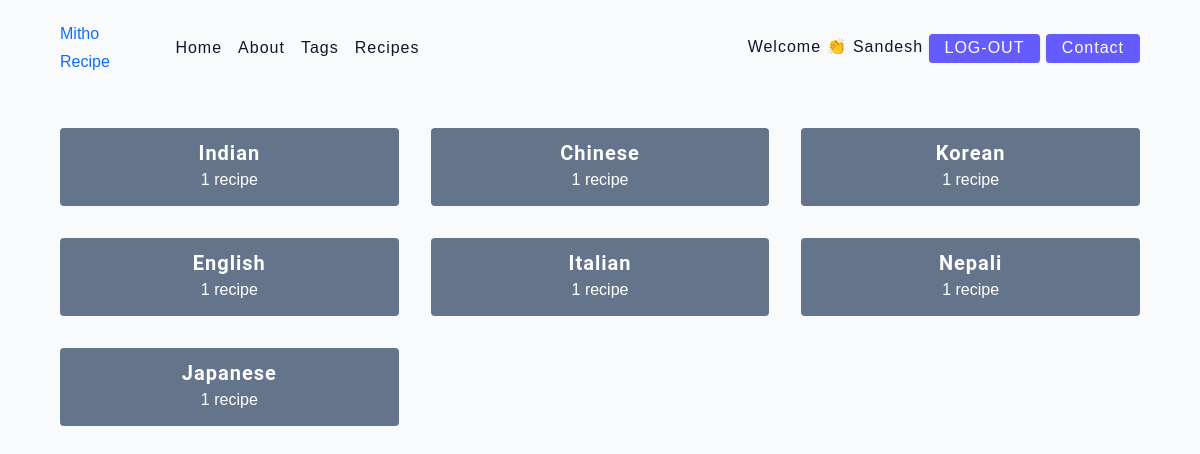
The app's page /tags (signed in) with its own data.
### back/models/category.py (models this page shows, shortened)
class Category(models.Model):
    name = models.CharField(max_length=20)

### back/views.py (the view)
# urls.py: path('tags', views.tags),
def tags(request):
    category = Category.objects.all()
    context = {
        'cat': category,
    }
    return render(request, 'tags.html', context)

### back/templates/tags.html (shortened to what this page needs)
{%extends 'header.html'%}
{% block content %}
  <body>
    <main class="page">
         <section class="tags-wrapper">
          {% for c in cat %}
              <a href="template/{{c.id}}" class="tag">
                <h5>{{ c.name }}</h5>
                <p>1 recipe</p>
              </a>
             {% endfor %}
           </section>
    </main>
  </body>
{% endblock %}

### back/static/main.css (style rules this page uses)
html { font-size: 100%; }
:root { --primary-100: #e2e0ff; --primary-200: #c1beff; --primary-300: #a29dff; --primary-400: #837dff; --primary-500: #645cff; --primary-600: #504acc; --primary-700: #3c3799; --primary-800: #282566; --primary-900: #141233; --grey-50: #f8fafc; --grey-100: #f1f5f9; --grey-200: #e2e8f0; --grey-300: #cbd5e1; --grey-400: #94a3b8; --grey-500: #64748b; --grey-600: #475569; --grey-700: #334155; --grey-800: #1e293b; --grey-900: #0f172a; --black: #222; --white: #fff; --red-light: #f8d7da; --red-dark: #842029; --green-light: #d1e7dd; --green-dark: #0f5132; --headingFont: 'Roboto', sans-serif; --bodyFont: 'Nunito', sans-serif; --smallText: 0.7em; --backgroundColor: var(--grey-50); --textColor: var(--grey-900); --borderRadius: 0.25rem; --letterSpacing: 1px; --transition: 0.3s ease-in-out all; --max-width: 1120px; --fixed-width: 600px; --shadow-1: 0 1px 3px 0 rgba(0, 0, 0, 0.1), 0 1px 2px 0 rgba(0, 0, 0, 0.06); --shadow-2: 0 4px 6px -1px rgba(0, 0, 0, 0.1), 0 2px 4px -1px rgba(0, 0, 0, 0.06); --shadow-3: 0 10px 15px -3px rgba(0, 0, 0, 0.1), 0 4px 6px -2px rgba(0, 0, 0, 0.05); --shadow-4: 0 20px 25px -5px rgba(0, 0, 0, 0.1), 0 10px 10px -5px rgba(0, 0, 0, 0.04); }
body { background: var(--backgroundColor); font-family: var(--bodyFont); font-weight: 400; line-height: 1.75; color: var(--textColor); }
p { margin-top: 0; margin-bottom: 1.5rem; max-width: 40em; }
h1, h2, h3, h4, h5 { margin: 0; margin-bottom: 1.38rem; font-family: var(--headingFont); font-weight: 400; line-height: 1.3; text-transform: capitalize; letter-spacing: var(--letterSpacing); }
h5 { font-size: 1.25rem; }
a { text-decoration: none; }
::placeholder { font-family: inherit; color: var(--grey-400); }
.page { width: 90vw; max-width: var(--max-width); margin: 0 auto; }
.page { padding-top: 2rem; min-height: calc(100vh - (6rem + 4rem)); }
.tags-wrapper { display: grid; gap: 2rem; padding-bottom: 3rem; }
.tag { background: var(--grey-500); border-radius: var(--borderRadius); text-align: center; color: var(--white); transition: var(--transition); padding: 0.75rem 0; }
.tag h5, .tag p { margin-bottom: 0; }
.tag h5 { font-weight: 600; }
@media screen and (min-width: 576px) { .tags-wrapper { grid-template-columns: 1fr 1fr; } }
@media screen and (min-width: 992px) { .tags-wrapper { grid-template-columns: 1fr 1fr 1fr; } }

### records on screen
Category: name "Indian"
Category: name "Chinese"
Category: name "Korean"
Category: name "English"
Category: name "Italian"
Category: name "Nepali"
Category: name "Japanese"

### other values on screen
{{ request.session.user }} "Sandesh"
